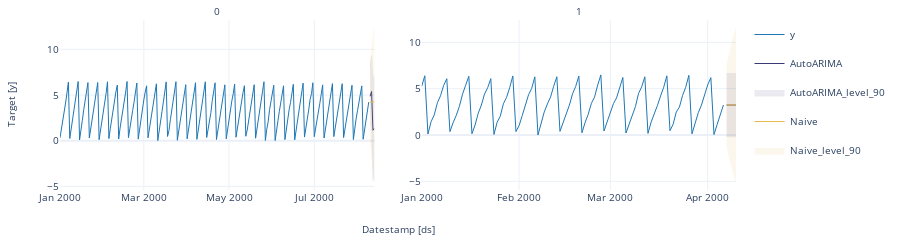

Notebook code for this chart:
### Code cell
#| hide
fcst.plot(panel_df.query('unique_id in [0, 1]'), fcsts_df, models=['AutoARIMA', 'Naive'], level=[90])

### Figure 1 — Plotly figure (JSON) as saved in the notebook; plotly's stock layout.template omitted (floating-point values rounded to 4 significant figures; data arrays with more than 128 entries replaced by an {"elided": "..."} marker saying what was removed)
{"data": [{"legendgroup": "y", "line": {"color": "#1f77b4", "width": 1}, "mode": "lines", "name": "y", "showlegend": true, "type": "scatter", "x": {"elided": "222 str values"}, "xaxis": "x", "y": {"elided": "222 float values"}, "yaxis": "y"}, {"legendgroup": "y", "line": {"color": "#1f77b4", "width": 1}, "mode": "lines", "name": "y", "showlegend": false, "type": "scatter", "x": ["2000-01-01T00:00:00", "2000-01-02T00:00:00", "2000-01-03T00:00:00", "2000-01-04T00:00:00", "2000-01-05T00:00:00", "2000-01-06T00:00:00", "2000-01-07T00:00:00", "2000-01-08T00:00:00", "2000-01-09T00:00:00", "2000-01-10T00:00:00", "2000-01-11T00:00:00", "2000-01-12T00:00:00", "2000-01-13T00:00:00", "2000-01-14T00:00:00", "2000-01-15T00:00:00", "2000-01-16T00:00:00", "2000-01-17T00:00:00", "2000-01-18T00:00:00", "2000-01-19T00:00:00", "2000-01-20T00:00:00", "2000-01-21T00:00:00", "2000-01-22T00:00:00", "2000-01-23T00:00:00", "2000-01-24T00:00:00", "2000-01-25T00:00:00", "2000-01-26T00:00:00", "2000-01-27T00:00:00", "2000-01-28T00:00:00", "2000-01-29T00:00:00", "2000-01-30T00:00:00", "2000-01-31T00:00:00", "2000-02-01T00:00:00", "2000-02-02T00:00:00", "2000-02-03T00:00:00", "2000-02-04T00:00:00", "2000-02-05T00:00:00", "2000-02-06T00:00:00", "2000-02-07T00:00:00", "2000-02-08T00:00:00", "2000-02-09T00:00:00", "2000-02-10T00:00:00", "2000-02-11T00:00:00", "2000-02-12T00:00:00", "2000-02-13T00:00:00", "2000-02-14T00:00:00", "2000-02-15T00:00:00", "2000-02-16T00:00:00", "2000-02-17T00:00:00", "2000-02-18T00:00:00", "2000-02-19T00:00:00", "2000-02-20T00:00:00", "2000-02-21T00:00:00", "2000-02-22T00:00:00", "2000-02-23T00:00:00", "2000-02-24T00:00:00", "2000-02-25T00:00:00", "2000-02-26T00:00:00", "2000-02-27T00:00:00", "2000-02-28T00:00:00", "2000-02-29T00:00:00", "2000-03-01T00:00:00", "2000-03-02T00:00:00", "2000-03-03T00:00:00", "2000-03-04T00:00:00", "2000-03-05T00:00:00", "2000-03-06T00:00:00", "2000-03-07T00:00:00", "2000-03-08T00:00:00", "2000-03-09T00:00:00", "2000-03-10T00:00:00", "2000-03-11T00:00:00", "2000-03-12T00:00:00", "2000-03-13T00:00:00", "2000-03-14T00:00:00", "2000-03-15T00:00:00", "2000-03-16T00:00:00", "2000-03-17T00:00:00", "2000-03-18T00:00:00", "2000-03-19T00:00:00", "2000-03-20T00:00:00", "2000-03-21T00:00:00", "2000-03-22T00:00:00", "2000-03-23T00:00:00", "2000-03-24T00:00:00", "2000-03-25T00:00:00", "2000-03-26T00:00:00", "2000-03-27T00:00:00", "2000-03-28T00:00:00", "2000-03-29T00:00:00", "2000-03-30T00:00:00", "2000-03-31T00:00:00", "2000-04-01T00:00:00", "2000-04-02T00:00:00", "2000-04-03T00:00:00", "2000-04-04T00:00:00", "2000-04-05T00:00:00", "2000-04-06T00:00:00"], "xaxis": "x2", "y": [5.242, 6.394, 0.1147, 1.44, 2.157, 3.479, 4.236, 5.356, 6.077, 0.3652, 1.323, 2.107, 3.093, 4.404, 5.374, 6.337, 0.1384, 1.087, 2.352, 3.232, 4.42, 5.102, 6.082, 0.06242, 1.361, 2.015, 3.373, 4.046, 5.109, 6.375, 0.3658, 1.023, 2.105, 3.143, 4.339, 5.032, 6.278, 0.00462, 1.417, 2.492, 3.352, 4.091, 5.256, 6.29, 0.3938, 1.303, 2.109, 3.228, 4.439, 5.246, 6.358, 0.2431, 1.354, 2.249, 3.422, 4.097, 5.387, 6.487, 0.4312, 1.39, 2.493, 3.377, 4.002, 5.135, 6.205, 0.2141, 1.149, 2.201, 3.06, 4.49, 5.203, 6.285, 0.1718, 1.394, 2.206, 3.18, 4.2, 5.151, 6.388, 0.4631, 1.163, 2.476, 3.007, 4.267, 5.152, 6.441, 0.1253, 1.339, 2.405, 3.216, 4.376, 5.415, 6.19, 0.04827, 1.128, 2.296, 3.238], "yaxis": "y2"}, {"legendgroup": "AutoARIMA", "line": {"color": "#393b79", "width": 1}, "mode": "lines", "name": "AutoARIMA", "showlegend": true, "type": "scatter", "x": ["2000-08-10T00:00:00", "2000-08-11T00:00:00", "2000-08-12T00:00:00", "2000-08-13T00:00:00"], "xaxis": "x", "y": [4.858, 5.389, 1.143, 1.346], "yaxis": "y"}, {"fill": "toself", "fillcolor": "#393b79", "legendgroup": "AutoARIMA_level_90", "line": {"color": "#393b79", "width": 1}, "mode": "lines", "name": "AutoARIMA_level_90", "opacity": 0.1, "showlegend": true, "type": "scatter", "x": ["2000-08-10T00:00:00.000000000", "2000-08-11T00:00:00.000000000", "2000-08-12T00:00:00.000000000", "2000-08-13T00:00:00.000000000", "2000-08-13T00:00:00.000000000", "2000-08-12T00:00:00.000000000", "2000-08-11T00:00:00.000000000", "2000-08-10T00:00:00.000000000"], "xaxis": "x", "y": [7.861, 9.313, 6.453, 7.165, -4.473, -4.167, 1.466, 1.854], "yaxis": "y"}, {"legendgroup": "Naive", "line": {"color": "#e7ba52", "width": 1}, "mode": "lines", "name": "Naive", "showlegend": true, "type": "scatter", "x": ["2000-08-10T00:00:00", "2000-08-11T00:00:00", "2000-08-12T00:00:00", "2000-08-13T00:00:00"], "xaxis": "x", "y": [4.228, 4.228, 4.228, 4.228], "yaxis": "y"}, {"fill": "toself", "fillcolor": "#e7ba52", "legendgroup": "Naive_level_90", "line": {"color": "#e7ba52", "width": 1}, "mode": "lines", "name": "Naive_level_90", "opacity": 0.1, "showlegend": true, "type": "scatter", "x": ["2000-08-10T00:00:00.000000000", "2000-08-11T00:00:00.000000000", "2000-08-12T00:00:00.000000000", "2000-08-13T00:00:00.000000000", "2000-08-13T00:00:00.000000000", "2000-08-12T00:00:00.000000000", "2000-08-11T00:00:00.000000000", "2000-08-10T00:00:00.000000000"], "xaxis": "x", "y": [8.257, 9.925, 11.21, 12.29, -3.829, -2.749, -1.469, 0.1996], "yaxis": "y"}, {"legendgroup": "AutoARIMA", "line": {"color": "#393b79", "width": 1}, "mode": "lines", "name": "AutoARIMA", "showlegend": false, "type": "scatter", "x": ["2000-04-07T00:00:00", "2000-04-08T00:00:00", "2000-04-09T00:00:00", "2000-04-10T00:00:00"], "xaxis": "x2", "y": [3.233, 3.233, 3.233, 3.233], "yaxis": "y2"}, {"fill": "toself", "fillcolor": "#393b79", "legendgroup": "AutoARIMA_level_90", "line": {"color": "#393b79", "width": 1}, "mode": "lines", "name": "AutoARIMA_level_90", "opacity": 0.1, "showlegend": false, "type": "scatter", "x": ["2000-04-07T00:00:00.000000000", "2000-04-08T00:00:00.000000000", "2000-04-09T00:00:00.000000000", "2000-04-10T00:00:00.000000000", "2000-04-10T00:00:00.000000000", "2000-04-09T00:00:00.000000000", "2000-04-08T00:00:00.000000000", "2000-04-07T00:00:00.000000000"], "xaxis": "x2", "y": [6.645, 6.645, 6.645, 6.645, -0.1799, -0.1799, -0.1799, -0.1799], "yaxis": "y2"}, {"legendgroup": "Naive", "line": {"color": "#e7ba52", "width": 1}, "mode": "lines", "name": "Naive", "showlegend": false, "type": "scatter", "x": ["2000-04-07T00:00:00", "2000-04-08T00:00:00", "2000-04-09T00:00:00", "2000-04-10T00:00:00"], "xaxis": "x2", "y": [3.238, 3.238, 3.238, 3.238], "yaxis": "y2"}, {"fill": "toself", "fillcolor": "#e7ba52", "legendgroup": "Naive_level_90", "line": {"color": "#e7ba52", "width": 1}, "mode": "lines", "name": "Naive_level_90", "opacity": 0.1, "showlegend": false, "type": "scatter", "x": ["2000-04-07T00:00:00.000000000", "2000-04-08T00:00:00.000000000", "2000-04-09T00:00:00.000000000", "2000-04-10T00:00:00.000000000", "2000-04-10T00:00:00.000000000", "2000-04-09T00:00:00.000000000", "2000-04-08T00:00:00.000000000", "2000-04-07T00:00:00.000000000"], "xaxis": "x2", "y": [7.367, 9.077, 10.39, 11.5, -5.019, -3.913, -2.601, -0.8905], "yaxis": "y2"}], "layout": {"annotations": [{"font": {"size": 10}, "showarrow": false, "text": "0", "x": 0.2325, "xanchor": "center", "xref": "paper", "y": 1, "yanchor": "bottom", "yref": "paper"}, {"font": {"size": 10}, "showarrow": false, "text": "1", "x": 0.7675, "xanchor": "center", "xref": "paper", "y": 1, "yanchor": "bottom", "yref": "paper"}, {"font": {"size": 10}, "showarrow": false, "text": "Datestamp [ds]", "x": 0.5, "xanchor": "center", "xref": "paper", "y": 0, "yanchor": "top", "yref": "paper", "yshift": -30}, {"font": {"size": 10}, "showarrow": false, "text": "Target [y]", "textangle": -90, "x": 0, "xanchor": "right", "xref": "paper", "xshift": -40, "y": 0.5, "yanchor": "middle", "yref": "paper"}], "autosize": true, "font": {"size": 10}, "height": 150, "margin": {"b": 50, "l": 60, "r": 10, "t": 20}, "xaxis": {"anchor": "y", "domain": [0, 0.465], "showticklabels": true, "visible": true}, "xaxis2": {"anchor": "y2", "domain": [0.535, 1.0], "showticklabels": true, "visible": true}, "yaxis": {"anchor": "x", "domain": [0, 1]}, "yaxis2": {"anchor": "x2", "domain": [0, 1]}}}
